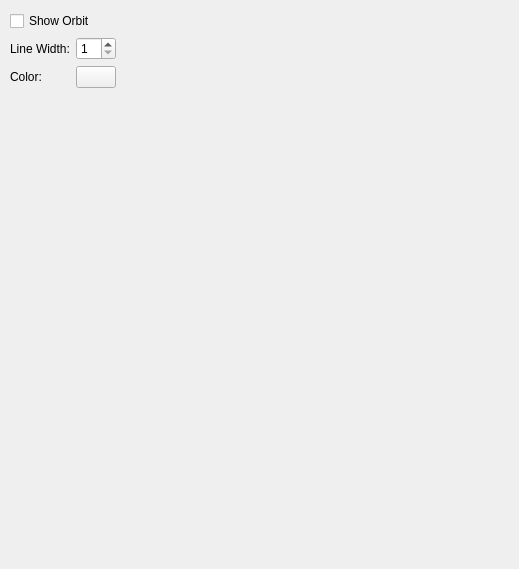
<?xml version="1.0" encoding="UTF-8"?>
<ui version="4.0">
 <class>MoonOrbitPrefWidget</class>
 <widget class="QWidget" name="MoonOrbitPrefWidget">
  <property name="geometry">
   <rect>
    <x>0</x>
    <y>0</y>
    <width>519</width>
    <height>569</height>
   </rect>
  </property>
  <property name="windowTitle">
   <string>Moon Orbit</string>
  </property>
  <widget class="QWidget" name="layoutWidget">
   <property name="geometry">
    <rect>
     <x>10</x>
     <y>11</y>
     <width>117</width>
     <height>88</height>
    </rect>
   </property>
   <layout class="QVBoxLayout" name="verticalLayout">
    <item>
     <widget class="QCheckBox" name="mVisibilityBox">
      <property name="text">
       <string>Show Orbit</string>
      </property>
     </widget>
    </item>
    <item>
     <layout class="QFormLayout" name="formLayout">
      <item row="0" column="0">
       <widget class="QLabel" name="label">
        <property name="text">
         <string>Line Width:</string>
        </property>
       </widget>
      </item>
      <item row="0" column="1">
       <widget class="QSpinBox" name="mLineWidthBox">
        <property name="maximumSize">
         <size>
          <width>40</width>
          <height>16777215</height>
         </size>
        </property>
        <property name="minimum">
         <number>1</number>
        </property>
        <property name="maximum">
         <number>6</number>
        </property>
       </widget>
      </item>
      <item row="1" column="0">
       <widget class="QLabel" name="label_2">
        <property name="text">
         <string>Color:</string>
        </property>
       </widget>
      </item>
      <item row="1" column="1">
       <widget class="UtQtColorButton" name="mColorButton">
        <property name="maximumSize">
         <size>
          <width>40</width>
          <height>16777215</height>
         </size>
        </property>
        <property name="text">
         <string/>
        </property>
       </widget>
      </item>
     </layout>
    </item>
   </layout>
  </widget>
 </widget>
 <customwidgets>
  <customwidget>
   <class>UtQtColorButton</class>
   <extends>QPushButton</extends>
   <header>UtQtColorButton.hpp</header>
  </customwidget>
 </customwidgets>
 <resources/>
 <connections/>
</ui>
